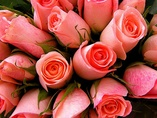
#> input picture roses.jpg, 157 x 118 px, shrunk from 320 x 241 before the run
$ python main_201719942_201822262.py
#> lines starting #> are read from the running program, lines starting #| are printed output that depends on the picture; long printed decimals are rounded
#Pamela Ramírez González #Código: 201822262
#Manuel Gallegos Bustamante #Código: 201719942
#Análisis y procesamiento de imágenes: Proyecto2 Entrega1
#Se importan librerías que se utilizarán para el desarrollo del laboratorio
import numpy as np
import skimage.io as io
import skimage.exposure as expo
from scipy.signal import correlate2d
from skimage.color import rgb2gray
import matplotlib.pyplot as plt
#se crean kernels propuestos en la guía con arreglos de numpy
kernel_a=np.array([[1,1,1],[1,1,1],[1,1,1]])
kernel_b=(1/9)*kernel_a
kernel_c=np.array([[-1,0,1],[-2,0,2],[-1,0,1]])
kernel_d=np.array([[1,2,1],[0,0,0],[-1,2,-1]])
#con la función indicada en la guía se crea filtro gaussiano
def gaussian_kernel(size, sigma):
    size = int(size)//2
    x, y = np.mgrid[-size:size+1, -size:size+1]
    normal = 1/(2.0 * np.pi * sigma**2)
    g = np.exp(-((x**2 + y**2)/(2.0 * sigma**2))) * normal
    return g
def MyCCorrelation_201719942_201822262(image, kernel, boundary_condition="fill"):
    """
    Función para la cross-correlación de una imagen y un kenerl dados. Se aplica la condición de frontera  deseada por el usuario
    :param image: arreglo de la imagen
    :param kernel: arreglo del filtro con el cual se realizará la cross-correlación
    :param boundary_condition: str "fill", "valid" o "symm" que determinará la condición de frontera que se le aplicará en la cross-correlación
    :return: arreglo de la imagen una vez realizada la cross-correlación
    """
    CCorrelation=0 # se inicializa variable respuesta de crosscorrelación que se modificará según el método de frontera
    a=round((len(kernel)-1)/2) # cálculo de a y b
    b=round((len(kernel[0])-1)/2)
    if boundary_condition=="fill": # se realizan serie de condicionales los cuales se aplicarán según la condición de frontera que igresa por parámetro
        fill_image=image.copy() #copia de la imagen para generar bordes en la imagen
        for i in range(a): # recorrido para generar bordes de 0s en la imagen
            fill_image=np.insert(fill_image, 0, 0, axis=1) #se inserta marco de 0s en la imagen fiil_image con uso de np.insert indicando como parámetros el arreglo al cual se le insertarán los elementos indicados como 3er parámetro en la posición indicada en el 2do parámetro del eje indicado como 4to parámetro columnas (1) o filas (0)
            fill_image=np.insert(fill_image, 0, 0, axis=0)
            fill_image=np.insert(fill_image, fill_image.shape[0], 0, axis=0)
            fill_image=np.insert(fill_image, fill_image.shape[1], 0, axis=1)
        CCorrelation = np.zeros((len(image)+a*2, len(image[0])+b*2)) # se crea matriz para almacenar cross-correlación con tamaño dependiente de a y b          #print(CCorrelation.shape)
        for filas in range(0+a,len(fill_image)-a): # recorrido para realizar la cross-correlación empezando sobre pixel central dado por a y b
            for columnas in range(0+b,len(fill_image[0])-b):
                i_fila=filas-a # contador de filas para tomar vecinos de pixel central
                for multi_i in range(len(kernel)): # recorrido por el tamaño del que kernal para sacar prom del pixelcentral evaluda
                    j_column=columnas-b # contador pata columans para tomar vecinos del pixel central
                    for multi_j in range(len(kernel[0])):
                        CCorrelation[filas][columnas]+=fill_image[i_fila][j_column]*kernel[multi_i][multi_j] # cálculo cross-correlación
                        j_column+=1 #aumento contador columnas
                    i_fila+=1 # aumento contador filas
    elif boundary_condition=="symm": # para condición de frontera symm
        copia = image.copy() # copia para realizar reflejo de la imagen
        primera_fila = copia[0] # primera fila
        # - encuentro las primeras filas
        primeras_filas = copia[0, :]
        # - agrego primer y último valor a la fila
        primera_fila = np.insert(primera_fila, 0, np.array(copia[0][0])*a)
        # primera_fila = np.insert(primera_fila, len(primera_fila), primera_fila[len(primera_fila) - 1])
        primera_fila = np.append(primera_fila, np.array(primera_fila[len(primera_fila) - 1])*a)
        filas_secundarias = np.array([[]])
        filas_secundarias = np.insert(filas_secundarias, 0, primera_fila)
        # guardo los valores de las filas secundarias
        if (a > 1):
            for i in range(0, len(a)):
                # almacena la segunda fila añadiendo al inicio y al final el valor de la esquina correspondiente
                segundas_filas = copia[i + 1, :]
                segundas_filas = np.insert(segundas_filas, 0, np.array(copia[0][0])*a)  # con elemento al principio
                segundas_filas = np.append(primera_fila, np.array(copia[0][len(copia[0]) - 1])*a) #con elemento final
                filas_secundarias = np.append(filas_secundarias, segundas_filas)
        # -encuentro las ultimas filas
        ultima_fila = copia[len(copia) - 1, :] # se extrae ´última fila y se insertan valores extremos para
        ultima_fila = np.insert(ultima_fila, 0, np.array(copia[len(copia)-1][0])*a)
        ultima_fila = np.append(ultima_fila, np.array(copia[len(copia)-1][len(copia[0])-1])*a)
        filas_secundarias2 = np.array([[]])
        filas_secundarias2 = np.insert(filas_secundarias2, 0, ultima_fila)
        if (a > 1): # PARA KERNELS CON a>1
            for i in range(0, len(a)):
                segundas_filas = copia[len(copia) - i - 2, :] # se añaden segundas filas incluyendo en sus extremos el valor del pixel de la esquina correspondiente
                segundas_filas = np.insert(segundas_filas, 0, np.array(copia[len(copia)-1][0])*a)
                segundas_filas = np.insert(segundas_filas, len(segundas_filas), np.array(copia[len(copia)-1][len(copia[0]) - 1])*a)
                filas_secundarias2 = np.append(filas_secundarias2, segundas_filas)
        # -encuentro las primeras columnas
        primeras_columnas = copia[:, 0]
        columnas_secundarias = np.array([[]])
        columnas_secundarias = np.append(columnas_secundarias,primeras_columnas)
        if(a > 1):
            for i in range(0, len(a)):
                segundas_columnas = copia[:, i+1] # se agregan columans en una misma matriz
                columnas_secundarias = np.append(columnas_secundarias, segundas_columnas)
        # -encuentro las ultimas columnas
        ultimas_columnas = copia[:, len(copia[0])-1]
        columnas_secundarias2 = np.array([[]])
        columnas_secundarias2 = np.append(columnas_secundarias2, ultimas_columnas)
        if(a>1):
            for i in range(0, len(a)):
                segundas_columnas = copia[:, len(copia[0])-2-i] # se agregan columnas en una única matriz
                columnas_secundarias2 = np.append(columnas_secundarias2, segundas_columnas)
        # -se agrega el primer valor y el último valor al principio y final de la primera fila
        # - se agregan las columnas para la respuesta
        for i in range(0, a):
            if a > 1:
                copia = np.insert(copia, 0, columnas_secundarias[i], axis=1)
                copia = np.insert(copia, len(copia[0]), columnas_secundarias2[i], axis=1)
            else:
                copia = np.insert(copia, 0, columnas_secundarias, axis=1)
                copia = np.insert(copia, len(copia[0]), columnas_secundarias2, axis=1)
        for i in range(0, a): #se agregan filas
            if a > 1:
                copia = np.insert(copia, 0, filas_secundarias[i], axis=0)
                copia = np.insert(copia, len(copia), filas_secundarias2[i], axis=0)
            else:
                copia = np.insert(copia, 0, filas_secundarias, axis=0)
                copia = np.insert(copia, len(copia), filas_secundarias2, axis=0)
        CCorrelation_ceros = np.zeros((len(image) , len(image[0]))) # matriz para cross-correlación parcial sin bordes
        for filas in range(0+a, len(copia) - a):  # recorrido para realizar cross-correlación de forma similar a método fill
            for columnas in range(0+b, len(copia[0]) - b):
                i_fila = filas - a
                for multi_i in range(len(kernel)):
                    j_column = columnas - b
                    for multi_j in range(len(kernel[0])):
                        CCorrelation_ceros[filas-a][columnas-b] += copia[i_fila][j_column] * kernel[multi_i][multi_j] # cálculo suma para crosscorrelación
                        j_column += 1
                    i_fila += 1
        CCorrelation=CCorrelation_ceros.copy() # respuesta final en la cual tendrá bordes reflejjados de
        for reflejo in range(a): # recorrido para reflego de columnas
            CCorrelation=np.insert(CCorrelation,0,CCorrelation_ceros[:, reflejo],axis=1)
            CCorrelation = np.insert(CCorrelation, len(CCorrelation[0]), CCorrelation_ceros[:, len(CCorrelation_ceros[0])-1-reflejo], axis=1)
        for reflejofilas in range(a): # recorrido para reflejo filas
            fila_aux= np.append(CCorrelation_ceros[reflejofilas, :],np.array(CCorrelation_ceros[0][len(CCorrelation_ceros[0])-1])*a) # a cada fila se le agregan en sus extremos los valores de las esquinas correspondientes
            fila_aux=np.insert(fila_aux, 0, np.array(CCorrelation_ceros[0][0])*a)
            fila_aux_final=np.append(CCorrelation_ceros[len(CCorrelation_ceros)-1-reflejofilas, :],np.array(CCorrelation_ceros[0][len(CCorrelation_ceros)-1])*a)
            fila_aux_final=np.insert(fila_aux_final, 0, np.array(CCorrelation_ceros[len(CCorrelation_ceros)-1][0])*a)
            CCorrelation = np.insert(CCorrelation, 0,fila_aux, axis=0)
            CCorrelation = np.insert(CCorrelation, len(CCorrelation_ceros), fila_aux_final,axis=0)
    elif boundary_condition=="valid": # método de frontera valid
        CCorrelation=np.zeros((len(image)-a*2,len(image[0])-b*2)) # matriz para almacenar respuesta
        for filas in range(0+a,len(image)-a): # recorrido para cálculo crosscorrelación como en métodos anterioes
            for columnas in range(0+b,len(image[0])-b):
                i_fila=filas-a
                for multi_i in range(len(kernel)):
                    j_column=columnas-b
                    for multi_j in range(len(kernel[0])):
                        CCorrelation[filas-a][columnas-b]+=image[i_fila][j_column]*kernel[multi_i][multi_j] # cálculo cross-correlación
                        j_column+=1
                    i_fila+=1
    return CCorrelation
rosas=io.imread("roses.jpg")
#> rosas is the input picture: shape (118, 157, 3); mean R, G, B 172.9, 80.4, 72.1
rosas_noise=io.imread("noisy_roses.jpg")
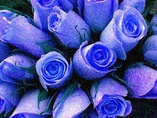
#> input picture noisy_roses.jpg, 157 x 118 px, shrunk from 320 x 241 before the run
#> rosas_noise is the input picture: shape (118, 157, 3); mean R, G, B 74.7, 81.8, 169.7
rosas=rgb2gray(rosas) #se le quita 3D a la imagen para convertirla en una imagen blanco-negro
#> rosas: shape (118, 157) float64
rosas_noise=rgb2gray(rosas_noise)
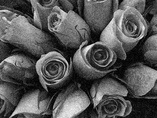
#> rosas_noise: shape (118, 157) float64; min 0, max 0.952, mean 0.34
prueba_ka_s=MyCCorrelation_201719942_201822262(rosas,kernel_a,boundary_condition="symm")
#> in MyCCorrelation_201719942_201822262, `primera_fila = copia[0]`: primera_fila = 157 values, max 0.859 at index 88, min 0.0125 at index 121, mean 0.372
#> in MyCCorrelation_201719942_201822262, `primeras_filas = copia[0, :]`: primeras_filas has the same summary as primera_fila
#> in MyCCorrelation_201719942_201822262, `primera_fila = np.insert(primera_fila, 0, np.array(copia[0][0])*a)`: primera_fila = 158 values, max 0.859 at index 89, min 0.0125 at index 122, mean 0.371
#> in MyCCorrelation_201719942_201822262, `primera_fila = np.append(primera_fila, np.array(primera_fila[len(prime..`: primera_fila = 159 values, max 0.859 at index 89, min 0.0125 at index 122, mean 0.37
#> in MyCCorrelation_201719942_201822262, `filas_secundarias = np.insert(filas_secundarias, 0, primera_fila)`: filas_secundarias has the same summary as primera_fila
#> in MyCCorrelation_201719942_201822262, `ultima_fila = copia[len(copia) - 1, :]`: ultima_fila = 157 values, max 0.878 at index 69, min 0.00833 at index 50, mean 0.296
#> in MyCCorrelation_201719942_201822262, `ultima_fila = np.insert(ultima_fila, 0, np.array(copia[len(copia)-1][0..`: ultima_fila = 158 values, max 0.878 at index 70, min 0.00833 at index 51, mean 0.295
#> in MyCCorrelation_201719942_201822262, `ultima_fila = np.append(ultima_fila, np.array(copia[len(copia)-1][len(..`: ultima_fila = 159 values, max 0.878 at index 70, min 0.00833 at index 51, mean 0.294
#> in MyCCorrelation_201719942_201822262, `filas_secundarias2 = np.insert(filas_secundarias2, 0, ultima_fila)`: filas_secundarias2 has the same summary as ultima_fila
#> in MyCCorrelation_201719942_201822262, `primeras_columnas = copia[:, 0]`: primeras_columnas = 118 values, max 0.82 at index 11, min 0.0634 at index 4, mean 0.439
#> in MyCCorrelation_201719942_201822262, `columnas_secundarias = np.append(columnas_secundarias,primeras_columnas)`: columnas_secundarias has the same summary as primeras_columnas
#> in MyCCorrelation_201719942_201822262, `ultimas_columnas = copia[:, len(copia[0])-1]`: ultimas_columnas = 118 values, max 0.77 at index 77, min 0.00281 at index 104, mean 0.372
#> in MyCCorrelation_201719942_201822262, `columnas_secundarias2 = np.append(columnas_secundarias2, ultimas_colum..`: columnas_secundarias2 has the same summary as ultimas_columnas
#> the loop in MyCCorrelation_201719942_201822262, `for filas in range(0+a, len(copia) - a):` made 118 passes
#> after the loop in MyCCorrelation_201719942_201822262, `for filas in range(0+a, len(copia) - a):`:
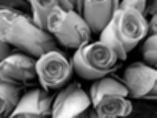
#> CCorrelation_ceros: shape (118, 157) float64; min 0.0168, max 8.14, mean 3.51; drawn with min black and max white
def error_cuadrado(imageref,imagenew):
    """
    Calculo error cruadrático medio
    :param imageref: arreglo con imagen de referencia
    :param imagenew: arreglo con imagen nueva para la cual se desea conocer el error con respecto a la de referencia. Mismo tamaño de imagen de referencia
    :return: error cuadrpatico medio
    """
    suma_error=0 # variable para almacenar suma de diferencia de cuadrados
    for i in range(len(imageref)): #recorrido por las dimensiones de la imagen de referencia que
        for j in range(len(imageref[0])): #recorrido por columnas
            suma_error+=(imageref[i][j]-imagenew[i][j])**2 # suma a la variable suma_error la resta al cuadrado de la posición evaluada en ambas imagenes
    error=suma_error/(len(imageref)*len(imageref[0])) # división de la suma de restas al cuadrado calculada previamente entre las dimensiones de la imagen (cantidad de pixeles)
    return error
#carga de imágenes con io.imread
rosas=io.imread("roses.jpg")
rosas_noise=io.imread("noisy_roses.jpg")
rosas=rgb2gray(rosas) #se le quita 3D a la imagen para convertirla en una imagen blanco-negro
rosas_noise=rgb2gray(rosas_noise) #se le quita 3D a la imagen para convertirla en una imagen blanco-negro          #print(rosas.shape) #print(kernel_a.shape) print(len(rosas))
#Comparaciones de resultados función creada con función propia de scipy.signal: correlate2d
prueba_ka=MyCCorrelation_201719942_201822262(rosas,kernel_a)
#> the loop in MyCCorrelation_201719942_201822262 (call 2), `for filas in range(0+a,len(fill_image)-a):` made 118 passes
prueba_scipy=correlate2d(rosas,kernel_a,boundary="fill")
prueba_ka_v=MyCCorrelation_201719942_201822262(rosas,kernel_a,boundary_condition="valid")
#> call 3 of MyCCorrelation_201719942_201822262, with kernel = array of shape (3, 3), boundary_condition = 'valid'
#> the loop in MyCCorrelation_201719942_201822262 (call 3), `for filas in range(0+a,len(image)-a):` made 116 passes
#> after the loop in MyCCorrelation_201719942_201822262 (call 3), `for filas in range(0+a,len(image)-a):`:
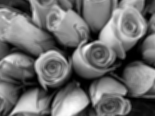
#> CCorrelation: shape (116, 155) float64; min 0.0168, max 8.14, mean 3.52; drawn with min black and max white
prueba_scipy_v=correlate2d(rosas,kernel_a,mode="valid")
prueba_ka_s=MyCCorrelation_201719942_201822262(rosas,kernel_a,boundary_condition="symm")
prueba_scipy_s=correlate2d(rosas,kernel_a,boundary="symm")
error_ka_s=error_cuadrado(prueba_scipy_s, prueba_ka_s)
#> the loop in error_cuadrado, `for i in range(len(imageref)):` made 120 passes
#> after the loop in error_cuadrado, `for i in range(len(imageref)):`: suma_error = 13.11
#> in error_cuadrado, `error=suma_error/(len(imageref)*len(imageref[0]))`: error = 0.000687
#> error_ka_s = 0.000687
error_ka=error_cuadrado(prueba_scipy,prueba_ka)
#> the loop in error_cuadrado (call 2), `for i in range(len(imageref)):` made 120 passes
#> error_ka = 0.0454
error_ka_v=error_cuadrado(prueba_scipy_v,prueba_ka_v)
#> error_ka_v = 0
print("error kernel a fill")
print(error_ka)
#| 0.04541
print("error kernel a symm")
print(error_ka_s)
#| 0.0006869
print("error kernel a valid ")
print(error_ka_v)
#| 0.0
#5.1.1. Función MyCCorrelation 2.1
input("Press Enter to continue...") # input para continuar con el programa cuando usuario presione Enter cuando desee
plt.figure("original_funcionpython") #figura para mostrar imagen original, imagen con cross-correlación con scipy y con función creada
plt.subplot(1,3,1) # título y remoción de ejes para las diretentes imágenes visualizadas con mapa de color de grises
plt.title("Imagen original escala grises")
plt.imshow(rosas,cmap="gray")
plt.axis("off")
plt.subplot(1,3,2)
plt.title("Imagen correlate2d con kernel a y fill")
plt.imshow(prueba_scipy,cmap="gray")
plt.axis("off")
plt.subplot(1,3,3)
plt.title("Imagen MyCCorrelation con kernel a y fill")
plt.imshow(prueba_ka,cmap="gray")
plt.axis("off")
plt.tight_layout()
plt.show()
error_ka=error_cuadrado(prueba_scipy,prueba_ka) # cálculo error cuadrático medio
#print(error_ka)
#5.1.2. Aplicaciones de Cross-Correlación 1.
input("Press Enter to continue...") # input para continuar con el programa cuando usuario presione Enter cuando desee
noise_kernel_a=MyCCorrelation_201719942_201822262(rosas_noise,kernel_a) # cálculo cross-correlación de imagen con ruido con kernels a y b con función creada previamente
#> the loop in MyCCorrelation_201719942_201822262 (call 5), `for filas in range(0+a,len(fill_image)-a):` made 118 passes
#> after the loop in MyCCorrelation_201719942_201822262 (call 5), `for filas in range(0+a,len(fill_image)-a):`:
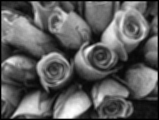
#> CCorrelation: shape (120, 159) float64; min 0, max 7.99, mean 2.94; drawn with min black and max white
noise_kernel_b=MyCCorrelation_201719942_201822262(rosas_noise,kernel_b)
#> the loop in MyCCorrelation_201719942_201822262 (call 6), `for filas in range(0+a,len(fill_image)-a):` made 118 passes
#> after the loop in MyCCorrelation_201719942_201822262 (call 6), `for filas in range(0+a,len(fill_image)-a):`:
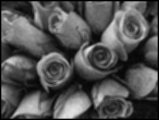
#> CCorrelation: shape (120, 159) float64; min 0, max 0.887, mean 0.327
plt.figure("original_kernel_ab") # figura para visualizar imagen original y filtrada con kernels a y b con opciónn de frontera fill
plt.subplot(1,3,1) # subplotspara cada una de las imágenes descritas previamente con su título y remoción de ejes visualizadas con mapa de color de grises
plt.title("Imagen original escala grises")
plt.imshow(rosas_noise,cmap="gray")
plt.axis("off")
plt.subplot(1,3,2)
plt.title("Imagen con kernel a")
plt.imshow(noise_kernel_a,cmap="gray")
plt.axis("off")
plt.subplot(1,3,3)
plt.title("Imagen con kernel b")
plt.imshow(noise_kernel_b,cmap="gray")
plt.axis("off")
plt.tight_layout()
plt.show()
#5.1.2. Aplicaciones de Cross-Correlación 3.
input("Press Enter to continue...") # input para continuar con el programa cuando usuario presione Enter cuando desee
filtro_Gauss_punto3=gaussian_kernel(5,1) # se crea filtro de Gauss con función proporcionada en el enunciado. Filtro de 5x5b con sigma de 1
cross_filtroGauss=MyCCorrelation_201719942_201822262(rosas_noise,filtro_Gauss_punto3) # cross-correlación con condición de frontera fill de imagen con ruido y filtro de Gauss creado previamente
#> the loop in MyCCorrelation_201719942_201822262 (call 7), `for i in range(a):` made 2 passes
#> pass 2, in MyCCorrelation_201719942_201822262 (call 7), `fill_image=np.insert(fill_image, 0, 0, axis=1)`:
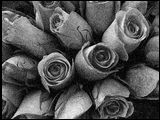
#> fill_image: shape (120, 160) float64; min 0, max 0.952, mean 0.328
#> the loop in MyCCorrelation_201719942_201822262 (call 7), `for filas in range(0+a,len(fill_image)-a):` made 118 passes
#> (the rest of the program and of its run is left out)
